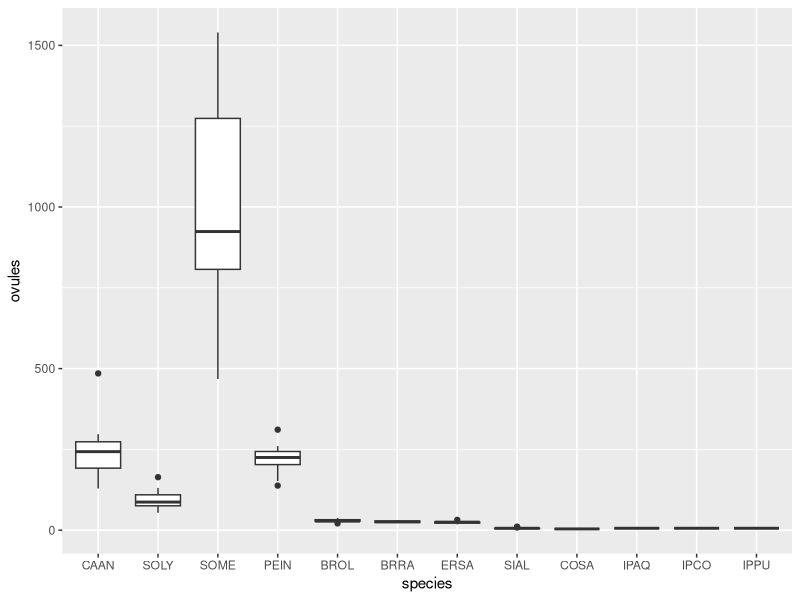
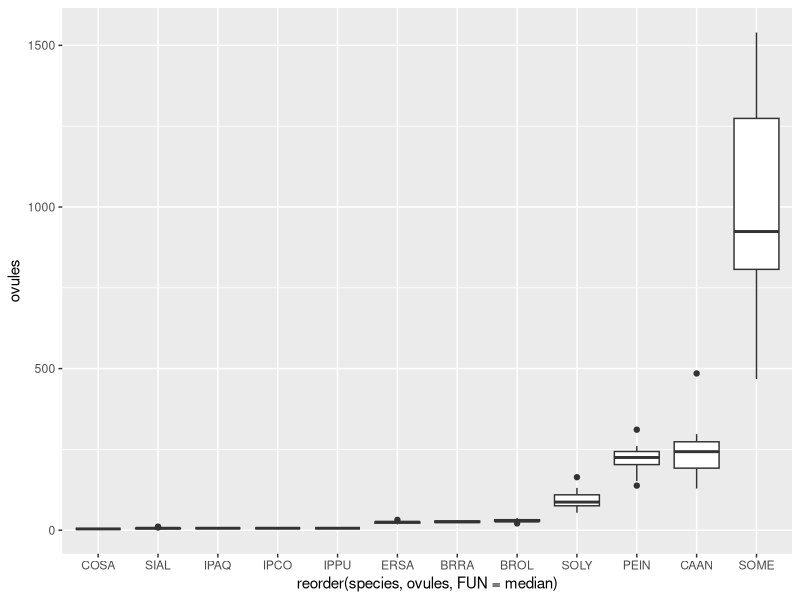
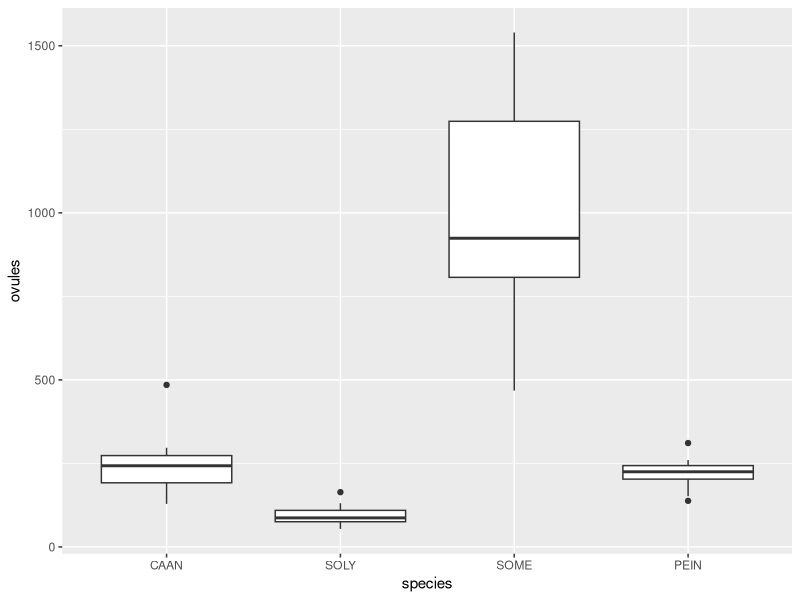
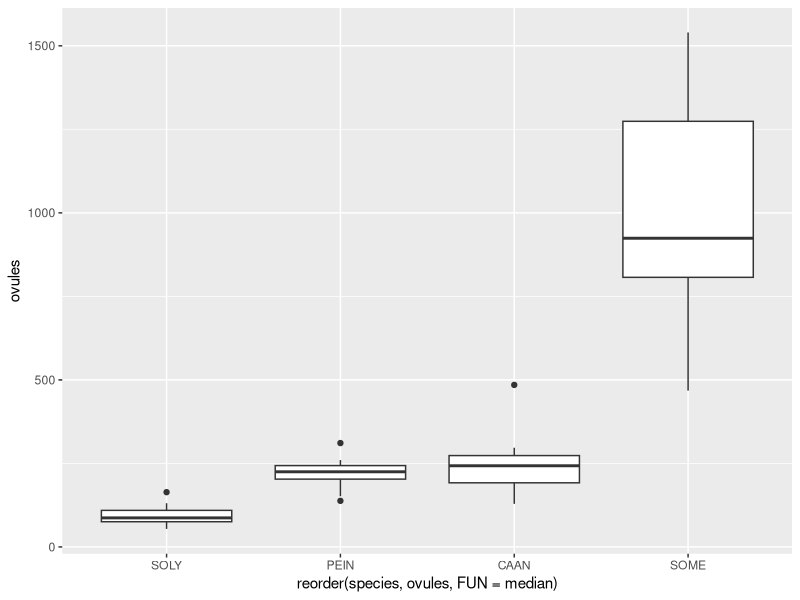

These figures' R source, in order:
#load libraries

library(ggplot2)
library(forcats)

#load data
d<-read.csv("Ovules.csv", sep=";")

#Reorganise data
d <- stack(d)

#Naming columns
colnames(d)[1]<-"ovules"
colnames(d)[2]<-"species"


#boxplot from ggplot2
ggplot(d, aes(x = species, y = ovules)) + geom_boxplot()

#boxplot from ggplot2 reorder
ggplot(d, aes(x = reorder(species, ovules, FUN = median), y = ovules)) + geom_boxplot()

#subset per family (solanaceae, brassicaceae, convolvulaceae)
solanaceae<-subset(d)[1:60,]

ggplot(solanaceae, aes(x = species, y = ovules)) + geom_boxplot()

ggplot(solanaceae, aes(x = reorder(species, ovules, FUN = median), y = ovules)) + geom_boxplot()
